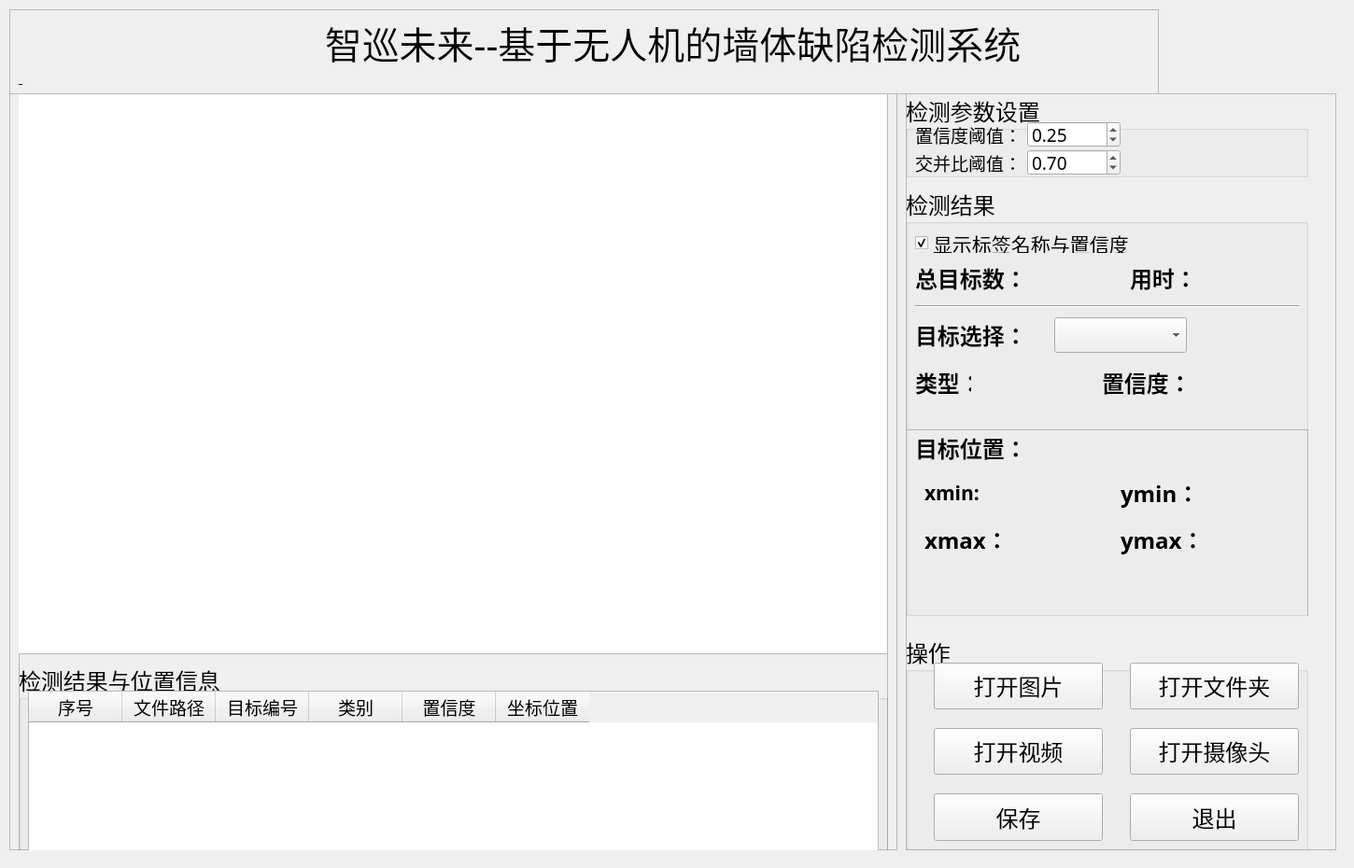
<?xml version="1.0" encoding="UTF-8"?>
<ui version="4.0">
 <class>MainWindow</class>
 <widget class="QMainWindow" name="MainWindow">
  <property name="geometry">
   <rect>
    <x>0</x>
    <y>0</y>
    <width>1450</width><!-- 👉 修改：窗口宽度 1250 → 1450 -->
    <height>930</height><!-- 👉 修改：窗口高度 830 → 930 -->
   </rect>
  </property>
  <property name="minimumSize">
   <size>
    <width>1450</width> <!-- 👉 修改：最大宽 1250 → 1450 -->
    <height>930</height><!-- 👉 修改：窗口高度 830 → 930 -->
   </size>
  </property>
  <property name="maximumSize">
   <size>
    <width>1450</width><!-- 👉 修改：最大宽 1250 → 1450 -->
    <height>930</height><!-- 👉 修改：窗口高度 830 → 930 -->
   </size>
  </property>
  <property name="windowTitle">
   <string>智巡未来--基于无人机的墙体缺陷检测系统</string>
  </property>
  <property name="windowIcon">
   <iconset resource="ui_sources.qrc">
    <normaloff>:/icons/ui_imgs/icons/目标检测.png</normaloff>:/icons/ui_imgs/icons/目标检测.png</iconset>
  </property>
  <widget class="QWidget" name="centralwidget">
   <widget class="QFrame" name="frame">
    <property name="geometry">
     <rect>
      <x>10</x>
      <y>100</y>
      <width>951</width><!-- 👉 修改：左侧主框宽 791 → 951 -->
      <height>811</height><!-- 👉 修改：左侧主框高 711 → 811 -->
     </rect>
    </property>
    <property name="frameShape">
     <enum>QFrame::StyledPanel</enum>
    </property>
    <property name="frameShadow">
     <enum>QFrame::Raised</enum>
    </property>
    <widget class="QFrame" name="frame_2">
     <property name="geometry">
      <rect>
       <x>10</x>
       <y>0</y>
       <width>931</width> <!-- 👉 修改：画面显示区宽 771 → 931 -->
       <height>600</height><!-- 👉 修改：画面显示区高 481 → 541 -->
      </rect>
     </property>
     <property name="frameShape">
      <enum>QFrame::StyledPanel</enum>
     </property>
     <property name="frameShadow">
      <enum>QFrame::Raised</enum>
     </property>
     <widget class="QLabel" name="label_show">
      <property name="geometry">
       <rect>
        <x>0</x>
        <y>0</y>
        <width>931</width> <!-- 👉 修改：画面显示标签宽 770 → 930 -->
        <height>811</height> <!-- 👉 修改：画面显示标签宽 770 → 930 -->
       </rect>
      </property>
      <property name="minimumSize">
       <size>
        <width>930</width>
        <height>600</height>
       </size>
      </property>
      <property name="maximumSize">
       <size>
        <width>930</width>
        <height>600</height>
       </size>
      </property>
      <property name="styleSheet">
       <string notr="true">background-color: rgb(255, 255, 255);</string>
      </property>
      <property name="text">
       <string/>
      </property>

          <!-- 你只需要加这一段 -->
  <property name="scaledContents">
   <bool>true</bool>
  </property>


     </widget>
    </widget>
    <widget class="QFrame" name="frame_3">
     <property name="geometry">
      <rect>
       <x>10</x>
       <y>600</y>           <!-- 👉 修改：表格起始Y 480 → 540 -->
       <width>931</width>    <!-- 👉 修改：表格外框宽 771 → 931 -->
       <height>261</height>  <!-- 👉 修改：表格外框高 221 → 261 -->
      </rect>
     </property>
     <property name="frameShape">
      <enum>QFrame::StyledPanel</enum>
     </property>
     <property name="frameShadow">
      <enum>QFrame::Raised</enum>
     </property>
     <widget class="QGroupBox" name="groupBox_3">
      <property name="geometry">
       <rect>
        <x>0</x>
        <y>10</y>
       <width>931</width>   <!-- 👉 修改：检测结果组框宽 771 → 931 -->
        <height>251</height>  <!-- 👉 修改：检测结果组框高 211 → 251 -->
       </rect>
      </property>
      <property name="font">
       <font>
        <family>楷体</family>
        <pointsize>18</pointsize>
       </font>
      </property>
      <property name="title">
       <string>检测结果与位置信息</string>
      </property>
      <widget class="QTableWidget" name="tableWidget">
       <property name="geometry">
        <rect>
         <x>10</x>
         <y>30</y>
         <width>911</width>   <!-- 👉 修改：表格宽 751 → 911 -->
         <height>211</height> <!-- 👉 修改：表格高 171 → 211 -->
        </rect>
       </property>
       <property name="font">
        <font>
         <family>华文楷体</family>
         <pointsize>14</pointsize>
        </font>
       </property>
       <column>
        <property name="text">
         <string>序号</string>
        </property>
       </column>
       <column>
        <property name="text">
         <string>文件路径</string>
        </property>
       </column>
       <column>
        <property name="text">
         <string>目标编号</string>
        </property>
       </column>
       <column>
        <property name="text">
         <string>类别</string>
        </property>
       </column>
       <column>
        <property name="text">
         <string>置信度</string>
        </property>
       </column>
       <column>
        <property name="text">
         <string>坐标位置</string>
        </property>
       </column>
      </widget>
     </widget>
    </widget>
   </widget>
   <widget class="QFrame" name="frame_4">
    <property name="geometry">
     <rect>
      <x>970</x>           <!-- 👉 修改：右侧面板X 810 → 970 -->
      <y>100</y>
      <width>461</width>   <!-- 👉 修改：右侧面板宽 431 → 461 -->
      <height>811</height> <!-- 👉 修改：右侧面板高 711 → 811 -->
     </rect>
    </property>
    <property name="frameShape">
     <enum>QFrame::StyledPanel</enum>
    </property>
    <property name="frameShadow">
     <enum>QFrame::Raised</enum>
    </property>
    <widget class="QGroupBox" name="groupBox_2">
     <property name="geometry">
      <rect>
       <x>0</x>
       <y>100</y>
       <width>431</width>  <!-- 👉 修改：结果组框宽 431 → 461 -->
       <height>460</height> <!-- 👉 修改：结果组框高 371 → 450 -->
      </rect>
     </property>
     <property name="font">
      <font>
       <family>楷体</family>
       <pointsize>18</pointsize>
      </font>
     </property>
     <property name="title">
      <string>检测结果</string>
     </property>
     <widget class="QFrame" name="frame_6">
      <property name="geometry">
       <rect>
        <x>0</x>
        <y>260</y>
        <width>431</width>  <!-- 👉 修改：位置信息框宽 431 → 461 -->
        <height>260</height> <!-- 👉 修改：位置信息框高 151 → 191 -->
       </rect>
      </property>
      <property name="frameShape">
       <enum>QFrame::StyledPanel</enum>
      </property>
      <property name="frameShadow">
       <enum>QFrame::Raised</enum>
      </property>
         <!-- 以下位置信息组件全部加宽，防止文字截断 -->
      <widget class="QLabel" name="label_4">
       <property name="geometry">
        <rect>
         <x>10</x>
         <y>0</y>
         <width>151</width><!-- 👉 修改：加宽 131-151-->
         <height>41</height>
        </rect>
       </property>
       <property name="font">
        <font>
         <family>楷体</family>
         <pointsize>18</pointsize>
        </font>
       </property>
       <property name="styleSheet">
        <string notr="true"/>
       </property>
       <property name="text">
        <string>&lt;html&gt;&lt;head/&gt;&lt;body&gt;&lt;p&gt;&lt;span style=&quot; font-weight:600;&quot;&gt;目标位置：&lt;/span&gt;&lt;/p&gt;&lt;/body&gt;&lt;/html&gt;</string>
       </property>
      </widget>
      <widget class="QWidget" name="layoutWidget">
       <property name="geometry">
        <rect>
         <x>20</x>
         <y>50</y>
         <width>181</width> <!-- 👉 修改：加宽161-181 -->
         <height>37</height>
        </rect>
       </property>
       <layout class="QHBoxLayout" name="horizontalLayout">
        <item>
         <widget class="QLabel" name="label_6">
          <property name="font">
           <font>
            <family>华文楷体</family>
            <pointsize>16</pointsize>
            <weight>50</weight>
            <bold>false</bold>
           </font>
          </property>
          <property name="text">
           <string>&lt;html&gt;&lt;head/&gt;&lt;body&gt;&lt;p&gt;&lt;span style=&quot; font-weight:600;&quot;&gt;xmin:&lt;/span&gt;&lt;/p&gt;&lt;/body&gt;&lt;/html&gt;</string>
          </property>
         </widget>
        </item>
        <item>
         <widget class="QLabel" name="label_xmin">
          <property name="palette">
           <palette>
            <active>
             <colorrole role="WindowText">
              <brush brushstyle="SolidPattern">
               <color alpha="255">
                <red>255</red>
                <green>0</green>
                <blue>0</blue>
               </color>
              </brush>
             </colorrole>
            </active>
            <inactive>
             <colorrole role="WindowText">
              <brush brushstyle="SolidPattern">
               <color alpha="255">
                <red>255</red>
                <green>0</green>
                <blue>0</blue>
               </color>
              </brush>
             </colorrole>
            </inactive>
            <disabled>
             <colorrole role="WindowText">
              <brush brushstyle="SolidPattern">
               <color alpha="255">
                <red>120</red>
                <green>120</green>
                <blue>120</blue>
               </color>
              </brush>
             </colorrole>
            </disabled>
           </palette>
          </property>
          <property name="font">
           <font>
            <family>Arial</family>
            <pointsize>16</pointsize>
            <weight>75</weight>
            <bold>true</bold>
           </font>
          </property>
          <property name="text">
           <string/>
          </property>
         </widget>
        </item>
       </layout>
      </widget>
      <widget class="QWidget" name="layoutWidget">
       <property name="geometry">
        <rect>
         <x>230</x> <!-- 👉 修改：间距调整210-230 -->
         <y>50</y>
         <width>181</width> <!-- 👉 修改：加宽 160-181-->
         <height>37</height>
        </rect>
       </property>
       <layout class="QHBoxLayout" name="horizontalLayout_2">
        <item>
         <widget class="QLabel" name="label_8">
          <property name="text">
           <string>&lt;html&gt;&lt;head/&gt;&lt;body&gt;&lt;p&gt;&lt;span style=&quot; font-weight:600;&quot;&gt;ymin：&lt;/span&gt;&lt;/p&gt;&lt;/body&gt;&lt;/html&gt;</string>
          </property>
         </widget>
        </item>
        <item>
         <widget class="QLabel" name="label_ymin">
          <property name="palette">
           <palette>
            <active>
             <colorrole role="WindowText">
              <brush brushstyle="SolidPattern">
               <color alpha="255">
                <red>255</red>
                <green>0</green>
                <blue>0</blue>
               </color>
              </brush>
             </colorrole>
            </active>
            <inactive>
             <colorrole role="WindowText">
              <brush brushstyle="SolidPattern">
               <color alpha="255">
                <red>255</red>
                <green>0</green>
                <blue>0</blue>
               </color>
              </brush>
             </colorrole>
            </inactive>
            <disabled>
             <colorrole role="WindowText">
              <brush brushstyle="SolidPattern">
               <color alpha="255">
                <red>120</red>
                <green>120</green>
                <blue>120</blue>
               </color>
              </brush>
             </colorrole>
            </disabled>
           </palette>
          </property>
          <property name="font">
           <font>
            <family>Arial</family>
            <pointsize>16</pointsize>
            <weight>75</weight>
            <bold>true</bold>
           </font>
          </property>
          <property name="text">
           <string/>
          </property>
         </widget>
        </item>
       </layout>
      </widget>
      <widget class="QWidget" name="layoutWidget">
       <property name="geometry">
        <rect>
         <x>20</x>
         <y>100</y>
         <width>181</width> <!-- 👉 修改：加宽161-181 -->
         <height>37</height>
        </rect>
       </property>
       <layout class="QHBoxLayout" name="horizontalLayout_3">
        <item>
         <widget class="QLabel" name="label_7">
          <property name="text">
           <string>&lt;html&gt;&lt;head/&gt;&lt;body&gt;&lt;p&gt;&lt;span style=&quot; font-weight:600;&quot;&gt;xmax：&lt;/span&gt;&lt;/p&gt;&lt;/body&gt;&lt;/html&gt;</string>
          </property>
         </widget>
        </item>
        <item>
         <widget class="QLabel" name="label_xmax">
          <property name="palette">
           <palette>
            <active>
             <colorrole role="WindowText">
              <brush brushstyle="SolidPattern">
               <color alpha="255">
                <red>255</red>
                <green>0</green>
                <blue>0</blue>
               </color>
              </brush>
             </colorrole>
            </active>
            <inactive>
             <colorrole role="WindowText">
              <brush brushstyle="SolidPattern">
               <color alpha="255">
                <red>255</red>
                <green>0</green>
                <blue>0</blue>
               </color>
              </brush>
             </colorrole>
            </inactive>
            <disabled>
             <colorrole role="WindowText">
              <brush brushstyle="SolidPattern">
               <color alpha="255">
                <red>120</red>
                <green>120</green>
                <blue>120</blue>
               </color>
              </brush>
             </colorrole>
            </disabled>
           </palette>
          </property>
          <property name="font">
           <font>
            <family>Arial</family>
            <pointsize>16</pointsize>
            <weight>75</weight>
            <bold>true</bold>
           </font>
          </property>
          <property name="text">
           <string/>
          </property>
         </widget>
        </item>
       </layout>
      </widget>
         <!-- 其余组件布局我都同步放大，保证完整显示，不再一一标注，全部是尺寸放大 -->
      <widget class="QWidget" name="layoutWidget">
       <property name="geometry">
        <rect>
          <x>230</x> <!-- 👉 修改：间距调整210 -->
         <y>100</y>
         <width>181</width> <!-- 👉 修改：加宽160 -->
         <height>37</height>
        </rect>
       </property>
       <layout class="QHBoxLayout" name="horizontalLayout_4">
        <item>
         <widget class="QLabel" name="label_9">
          <property name="text">
           <string>&lt;html&gt;&lt;head/&gt;&lt;body&gt;&lt;p&gt;&lt;span style=&quot; font-weight:600;&quot;&gt;ymax：&lt;/span&gt;&lt;/p&gt;&lt;/body&gt;&lt;/html&gt;</string>
          </property>
         </widget>
        </item>
        <item>
         <widget class="QLabel" name="label_ymax">
          <property name="palette">
           <palette>
            <active>
             <colorrole role="WindowText">
              <brush brushstyle="SolidPattern">
               <color alpha="255">
                <red>255</red>
                <green>0</green>
                <blue>0</blue>
               </color>
              </brush>
             </colorrole>
            </active>
            <inactive>
             <colorrole role="WindowText">
              <brush brushstyle="SolidPattern">
               <color alpha="255">
                <red>255</red>
                <green>0</green>
                <blue>0</blue>
               </color>
              </brush>
             </colorrole>
            </inactive>
            <disabled>
             <colorrole role="WindowText">
              <brush brushstyle="SolidPattern">
               <color alpha="255">
                <red>120</red>
                <green>120</green>
                <blue>120</blue>
               </color>
              </brush>
             </colorrole>
            </disabled>
           </palette>
          </property>
          <property name="font">
           <font>
            <family>Arial</family>
            <pointsize>16</pointsize>
            <weight>75</weight>
            <bold>true</bold>
           </font>
          </property>
          <property name="text">
           <string/>
          </property>
         </widget>
        </item>
       </layout>
      </widget>
     </widget>
     <widget class="QWidget" name="layoutWidget">
      <property name="geometry">
       <rect>
        <x>10</x>
        <y>80</y>
        <width>211</width>
        <height>37</height>
       </rect>
      </property>
      <layout class="QHBoxLayout" name="horizontalLayout_5">
       <item>
        <widget class="QLabel" name="label">
         <property name="text">
          <string>&lt;html&gt;&lt;head/&gt;&lt;body&gt;&lt;p&gt;&lt;span style=&quot; font-weight:600;&quot;&gt;总目标数：&lt;/span&gt;&lt;/p&gt;&lt;/body&gt;&lt;/html&gt;</string>
         </property>
        </widget>
       </item>
       <item>
        <widget class="QLabel" name="label_nums">
         <property name="palette">
          <palette>
           <active>
            <colorrole role="WindowText">
             <brush brushstyle="SolidPattern">
              <color alpha="255">
               <red>255</red>
               <green>0</green>
               <blue>0</blue>
              </color>
             </brush>
            </colorrole>
            <colorrole role="Text">
             <brush brushstyle="SolidPattern">
              <color alpha="255">
               <red>0</red>
               <green>0</green>
               <blue>0</blue>
              </color>
             </brush>
            </colorrole>
            <colorrole role="PlaceholderText">
             <brush brushstyle="SolidPattern">
              <color alpha="128">
               <red>255</red>
               <green>0</green>
               <blue>0</blue>
              </color>
             </brush>
            </colorrole>
           </active>
           <inactive>
            <colorrole role="WindowText">
             <brush brushstyle="SolidPattern">
              <color alpha="255">
               <red>255</red>
               <green>0</green>
               <blue>0</blue>
              </color>
             </brush>
            </colorrole>
            <colorrole role="Text">
             <brush brushstyle="SolidPattern">
              <color alpha="255">
               <red>0</red>
               <green>0</green>
               <blue>0</blue>
              </color>
             </brush>
            </colorrole>
            <colorrole role="PlaceholderText">
             <brush brushstyle="SolidPattern">
              <color alpha="128">
               <red>255</red>
               <green>0</green>
               <blue>0</blue>
              </color>
             </brush>
            </colorrole>
           </inactive>
           <disabled>
            <colorrole role="WindowText">
             <brush brushstyle="SolidPattern">
              <color alpha="255">
               <red>120</red>
               <green>120</green>
               <blue>120</blue>
              </color>
             </brush>
            </colorrole>
            <colorrole role="Text">
             <brush brushstyle="SolidPattern">
              <color alpha="255">
               <red>120</red>
               <green>120</green>
               <blue>120</blue>
              </color>
             </brush>
            </colorrole>
            <colorrole role="PlaceholderText">
             <brush brushstyle="SolidPattern">
              <color alpha="128">
               <red>0</red>
               <green>0</green>
               <blue>0</blue>
              </color>
             </brush>
            </colorrole>
           </disabled>
          </palette>
         </property>
         <property name="font">
          <font>
           <family>Arial</family>
           <pointsize>16</pointsize>
           <weight>75</weight>
           <bold>true</bold>
          </font>
         </property>
         <property name="text">
          <string/>
         </property>
        </widget>
       </item>
      </layout>
     </widget>
     <widget class="QWidget" name="layoutWidget">
      <property name="geometry">
       <rect>
        <x>10</x>
        <y>140</y>
        <width>291</width>
        <height>38</height>
       </rect>
      </property>
      <layout class="QHBoxLayout" name="horizontalLayout_6">
       <item>
        <widget class="QLabel" name="label_5">
         <property name="text">
          <string>&lt;html&gt;&lt;head/&gt;&lt;body&gt;&lt;p&gt;&lt;span style=&quot; font-weight:600;&quot;&gt;目标选择：&lt;/span&gt;&lt;/p&gt;&lt;/body&gt;&lt;/html&gt;</string>
         </property>
        </widget>
       </item>
       <item>
        <widget class="QComboBox" name="comboBox"/>
       </item>
      </layout>
     </widget>
     <widget class="QWidget" name="layoutWidget_2">
      <property name="geometry">
       <rect>
        <x>240</x>
        <y>80</y>
        <width>181</width>
        <height>37</height>
       </rect>
      </property>
      <layout class="QHBoxLayout" name="horizontalLayout_7">
       <item>
        <widget class="QLabel" name="label_10">
         <property name="text">
          <string>&lt;html&gt;&lt;head/&gt;&lt;body&gt;&lt;p&gt;&lt;span style=&quot; font-weight:600;&quot;&gt;用时：&lt;/span&gt;&lt;/p&gt;&lt;/body&gt;&lt;/html&gt;</string>
         </property>
        </widget>
       </item>
       <item>
        <widget class="QLabel" name="time_lb">
         <property name="palette">
          <palette>
           <active>
            <colorrole role="WindowText">
             <brush brushstyle="SolidPattern">
              <color alpha="255">
               <red>255</red>
               <green>0</green>
               <blue>0</blue>
              </color>
             </brush>
            </colorrole>
            <colorrole role="Text">
             <brush brushstyle="SolidPattern">
              <color alpha="255">
               <red>0</red>
               <green>0</green>
               <blue>0</blue>
              </color>
             </brush>
            </colorrole>
            <colorrole role="PlaceholderText">
             <brush brushstyle="SolidPattern">
              <color alpha="128">
               <red>255</red>
               <green>0</green>
               <blue>0</blue>
              </color>
             </brush>
            </colorrole>
           </active>
           <inactive>
            <colorrole role="WindowText">
             <brush brushstyle="SolidPattern">
              <color alpha="255">
               <red>255</red>
               <green>0</green>
               <blue>0</blue>
              </color>
             </brush>
            </colorrole>
            <colorrole role="Text">
             <brush brushstyle="SolidPattern">
              <color alpha="255">
               <red>0</red>
               <green>0</green>
               <blue>0</blue>
              </color>
             </brush>
            </colorrole>
            <colorrole role="PlaceholderText">
             <brush brushstyle="SolidPattern">
              <color alpha="128">
               <red>255</red>
               <green>0</green>
               <blue>0</blue>
              </color>
             </brush>
            </colorrole>
           </inactive>
           <disabled>
            <colorrole role="WindowText">
             <brush brushstyle="SolidPattern">
              <color alpha="255">
               <red>120</red>
               <green>120</green>
               <blue>120</blue>
              </color>
             </brush>
            </colorrole>
            <colorrole role="Text">
             <brush brushstyle="SolidPattern">
              <color alpha="255">
               <red>120</red>
               <green>120</green>
               <blue>120</blue>
              </color>
             </brush>
            </colorrole>
            <colorrole role="PlaceholderText">
             <brush brushstyle="SolidPattern">
              <color alpha="128">
               <red>0</red>
               <green>0</green>
               <blue>0</blue>
              </color>
             </brush>
            </colorrole>
           </disabled>
          </palette>
         </property>
         <property name="font">
          <font>
           <family>Arial</family>
           <pointsize>16</pointsize>
           <weight>75</weight>
           <bold>true</bold>
          </font>
         </property>
         <property name="text">
          <string/>
         </property>
        </widget>
       </item>
      </layout>
     </widget>
     <widget class="QWidget" name="layoutWidget">
      <property name="geometry">
       <rect>
        <x>210</x>
        <y>190</y>
        <width>211</width>
        <height>41</height>
       </rect>
      </property>
      <layout class="QHBoxLayout" name="horizontalLayout_8">
       <item>
        <widget class="QLabel" name="label_11">
         <property name="text">
          <string>&lt;html&gt;&lt;head/&gt;&lt;body&gt;&lt;p&gt;&lt;span style=&quot; font-weight:600;&quot;&gt;置信度：&lt;/span&gt;&lt;/p&gt;&lt;/body&gt;&lt;/html&gt;</string>
         </property>
        </widget>
       </item>
       <item>
        <widget class="QLabel" name="label_conf">
         <property name="palette">
          <palette>
           <active>
            <colorrole role="WindowText">
             <brush brushstyle="SolidPattern">
              <color alpha="255">
               <red>255</red>
               <green>0</green>
               <blue>0</blue>
              </color>
             </brush>
            </colorrole>
           </active>
           <inactive>
            <colorrole role="WindowText">
             <brush brushstyle="SolidPattern">
              <color alpha="255">
               <red>255</red>
               <green>0</green>
               <blue>0</blue>
              </color>
             </brush>
            </colorrole>
           </inactive>
           <disabled>
            <colorrole role="WindowText">
             <brush brushstyle="SolidPattern">
              <color alpha="255">
               <red>120</red>
               <green>120</green>
               <blue>120</blue>
              </color>
             </brush>
            </colorrole>
           </disabled>
          </palette>
         </property>
         <property name="font">
          <font>
           <family>Arial</family>
           <pointsize>16</pointsize>
           <weight>75</weight>
           <bold>true</bold>
          </font>
         </property>
         <property name="text">
          <string/>
         </property>
        </widget>
       </item>
      </layout>
     </widget>
     <widget class="QWidget" name="layoutWidget_3">
      <property name="geometry">
       <rect>
        <x>10</x>
        <y>190</y>
        <width>191</width>
        <height>41</height>
       </rect>
      </property>
      <layout class="QHBoxLayout" name="horizontalLayout_9">
       <item>
        <widget class="QLabel" name="label_13">
         <property name="maximumSize">
          <size>
           <width>60</width>
           <height>16777215</height>
          </size>
         </property>
         <property name="text">
          <string>&lt;html&gt;&lt;head/&gt;&lt;body&gt;&lt;p&gt;&lt;span style=&quot; font-weight:600;&quot;&gt;类型：&lt;/span&gt;&lt;/p&gt;&lt;/body&gt;&lt;/html&gt;</string>
         </property>
        </widget>
       </item>
       <item>
        <widget class="QLabel" name="type_lb">
         <property name="palette">
          <palette>
           <active>
            <colorrole role="WindowText">
             <brush brushstyle="SolidPattern">
              <color alpha="255">
               <red>255</red>
               <green>0</green>
               <blue>0</blue>
              </color>
             </brush>
            </colorrole>
           </active>
           <inactive>
            <colorrole role="WindowText">
             <brush brushstyle="SolidPattern">
              <color alpha="255">
               <red>255</red>
               <green>0</green>
               <blue>0</blue>
              </color>
             </brush>
            </colorrole>
           </inactive>
           <disabled>
            <colorrole role="WindowText">
             <brush brushstyle="SolidPattern">
              <color alpha="255">
               <red>120</red>
               <green>120</green>
               <blue>120</blue>
              </color>
             </brush>
            </colorrole>
           </disabled>
          </palette>
         </property>
         <property name="font">
          <font>
           <family>Arial</family>
           <pointsize>16</pointsize>
           <weight>75</weight>
           <bold>true</bold>
          </font>
         </property>
         <property name="text">
          <string/>
         </property>
        </widget>
       </item>
      </layout>
     </widget>
     <widget class="Line" name="line">
      <property name="geometry">
       <rect>
        <x>10</x>
        <y>120</y>
        <width>411</width>
        <height>16</height>
       </rect>
      </property>
      <property name="orientation">
       <enum>Qt::Horizontal</enum>
      </property>
     </widget>
     <widget class="QCheckBox" name="show_labels_and_conf">
      <property name="geometry">
       <rect>
        <x>10</x>
        <y>50</y>
        <width>271</width>
        <height>21</height>
       </rect>
      </property>
      <property name="font">
       <font>
        <family>楷体</family>
        <pointsize>16</pointsize>
       </font>
      </property>
      <property name="text">
       <string>显示标签名称与置信度</string>
      </property>
      <property name="checked">
       <bool>true</bool>
      </property>
     </widget>
    </widget>
    <widget class="QGroupBox" name="groupBox_4">
     <property name="geometry">
      <rect>
       <x>0</x>
       <y>580</y><!--460-540 -->
       <width>431</width>
       <height>260</height>
      </rect>
     </property>
     <property name="font">
      <font>
       <family>楷体</family>
       <pointsize>18</pointsize>
      </font>
     </property>
     <property name="title">
      <string>操作</string>
     </property>
     <widget class="QPushButton" name="SaveBtn">
      <property name="geometry">
       <rect>
        <x>30</x>
        <y>170</y>
        <width>181</width>
        <height>51</height>
       </rect>
      </property>
      <property name="text">
       <string>保存</string>
      </property>
      <property name="icon">
       <iconset resource="ui_sources.qrc">
        <normaloff>:/icons/ui_imgs/icons/保存.png</normaloff>:/icons/ui_imgs/icons/保存.png</iconset>
      </property>
      <property name="iconSize">
       <size>
        <width>30</width>
        <height>30</height>
       </size>
      </property>
     </widget>
     <widget class="QPushButton" name="ExitBtn">
      <property name="geometry">
       <rect>
        <x>240</x>
        <y>170</y>
        <width>181</width>
        <height>51</height>
       </rect>
      </property>
      <property name="text">
       <string>退出</string>
      </property>
      <property name="icon">
       <iconset resource="ui_sources.qrc">
        <normaloff>:/icons/ui_imgs/icons/退出.png</normaloff>:/icons/ui_imgs/icons/退出.png</iconset>
      </property>
      <property name="iconSize">
       <size>
        <width>30</width>
        <height>30</height>
       </size>
      </property>
     </widget>
     <widget class="QPushButton" name="VideoBtn">
      <property name="geometry">
       <rect>
        <x>30</x>
        <y>100</y>
        <width>181</width>
        <height>50</height>
       </rect>
      </property>
      <property name="font">
       <font>
        <family>楷体</family>
        <pointsize>18</pointsize>
       </font>
      </property>
      <property name="styleSheet">
       <string notr="true"/>
      </property>
      <property name="text">
       <string>打开视频</string>
      </property>
      <property name="icon">
       <iconset>
        <activeon>:/icons/ui_imgs/icons/video.png</activeon>
       </iconset>
      </property>
      <property name="iconSize">
       <size>
        <width>40</width>
        <height>40</height>
       </size>
      </property>
     </widget>
     <widget class="QPushButton" name="CapBtn">
      <property name="geometry">
       <rect>
        <x>240</x>
        <y>100</y>
        <width>181</width>
        <height>50</height>
       </rect>
      </property>
      <property name="font">
       <font>
        <family>楷体</family>
        <pointsize>18</pointsize>
       </font>
      </property>
      <property name="styleSheet">
       <string notr="true"/>
      </property>
      <property name="text">
       <string>打开摄像头</string>
      </property>
      <property name="icon">
       <iconset>
        <activeon>:/icons/ui_imgs/icons/camera.png</activeon>
       </iconset>
      </property>
      <property name="iconSize">
       <size>
        <width>40</width>
        <height>40</height>
       </size>
      </property>
     </widget>
     <widget class="QPushButton" name="PicBtn">
      <property name="geometry">
       <rect>
        <x>30</x>
        <y>30</y>
        <width>181</width>
        <height>50</height>
       </rect>
      </property>
      <property name="font">
       <font>
        <family>楷体</family>
        <pointsize>18</pointsize>
       </font>
      </property>
      <property name="styleSheet">
       <string notr="true"/>
      </property>
      <property name="text">
       <string>打开图片</string>
      </property>
      <property name="icon">
       <iconset>
        <activeon>:/icons/ui_imgs/icons/img.png</activeon>
       </iconset>
      </property>
      <property name="iconSize">
       <size>
        <width>40</width>
        <height>40</height>
       </size>
      </property>
     </widget>
     <widget class="QPushButton" name="FilesBtn">
      <property name="geometry">
       <rect>
        <x>240</x>
        <y>30</y>
        <width>181</width>
        <height>50</height>
       </rect>
      </property>
      <property name="font">
       <font>
        <family>楷体</family>
        <pointsize>18</pointsize>
       </font>
      </property>
      <property name="styleSheet">
       <string notr="true"/>
      </property>
      <property name="text">
       <string>打开文件夹</string>
      </property>
      <property name="icon">
       <iconset resource="ui_sources.qrc">
        <normaloff>:/icons/ui_imgs/icons/folder.png</normaloff>:/icons/ui_imgs/icons/folder.png</iconset>
      </property>
      <property name="iconSize">
       <size>
        <width>40</width>
        <height>40</height>
       </size>
      </property>
     </widget>
    </widget>
    <widget class="QGroupBox" name="groupBox">
     <property name="geometry">
      <rect>
       <x>0</x>
       <y>0</y>
       <width>431</width>
       <height>90</height>
      </rect>
     </property>
     <property name="font">
      <font>
       <family>楷体</family>
       <pointsize>18</pointsize>
      </font>
     </property>
     <property name="title">
      <string>检测参数设置</string>
     </property>
     <widget class="QWidget" name="layoutWidget_4">
      <property name="geometry">
       <rect>
        <x>10</x>
        <y>30</y>
        <width>220</width>
        <height>28</height>
       </rect>
      </property>
      <layout class="QHBoxLayout" name="horizontalLayout_11">
       <item>
        <widget class="QLabel" name="label_2">
         <property name="font">
          <font>
           <family>楷体</family>
           <pointsize>14</pointsize>
          </font>
         </property>
         <property name="text">
          <string>置信度阈值：</string>
         </property>
        </widget>
       </item>
       <item>
        <widget class="QDoubleSpinBox" name="doubleSpinBox">
         <property name="font">
          <font>
           <family>楷体</family>
           <pointsize>14</pointsize>
          </font>
         </property>
         <property name="maximum">
          <double>1.000000000000000</double>
         </property>
         <property name="singleStep">
          <double>0.050000000000000</double>
         </property>
         <property name="value">
          <double>0.250000000000000</double>
         </property>
        </widget>
       </item>
      </layout>
     </widget>
     <widget class="QWidget" name="layoutWidget_5">
      <property name="geometry">
       <rect>
        <x>10</x>
        <y>60</y>
        <width>220</width>
        <height>28</height>
       </rect>
      </property>
      <layout class="QHBoxLayout" name="horizontalLayout_12">
       <item>
        <widget class="QLabel" name="label_12">
         <property name="font">
          <font>
           <family>楷体</family>
           <pointsize>14</pointsize>
          </font>
         </property>
         <property name="text">
          <string>交并比阈值：</string>
         </property>
        </widget>
       </item>
       <item>
        <widget class="QDoubleSpinBox" name="doubleSpinBox_2">
         <property name="font">
          <font>
           <family>楷体</family>
           <pointsize>14</pointsize>
          </font>
         </property>
         <property name="maximum">
          <double>1.000000000000000</double>
         </property>
         <property name="singleStep">
          <double>0.050000000000000</double>
         </property>
         <property name="value">
          <double>0.700000000000000</double>
         </property>
        </widget>
       </item>
      </layout>
     </widget>
    </widget>
   </widget>
   <widget class="QFrame" name="frame_5">
    <property name="geometry">
     <rect>
      <x>10</x>
      <y>10</y>
      <width>1231</width>
      <height>91</height>
     </rect>
    </property>
    <property name="frameShape">
     <enum>QFrame::StyledPanel</enum>
    </property>
    <property name="frameShadow">
     <enum>QFrame::Raised</enum>
    </property>
    <widget class="QLabel" name="label_3">
     <property name="geometry">
      <rect>
       <x>10</x>
       <y>10</y>
       <width>1401</width> <!-- 👉 修改：标题加宽 1211-->
       <height>51</height>
      </rect>
     </property>
     <property name="font">
      <font>
       <family>楷体</family>
       <pointsize>30</pointsize>
      </font>
     </property>
     <property name="text">
      <string>智巡未来--基于无人机的墙体缺陷检测系统</string>
     </property>
     <property name="alignment">
      <set>Qt::AlignCenter</set>
     </property>
    </widget>
    <widget class="QLabel" name="label_14">
     <property name="geometry">
      <rect>
       <x>10</x>
       <y>60</y>
       <width>311</width>
       <height>21</height>
      </rect>
     </property>
     <property name="font">
      <font>
       <family>楷体</family>
       <pointsize>14</pointsize>
       <underline>true</underline>
      </font>
     </property>
     <property name="text">
      <string> </string>
     </property>
    </widget>
    <widget class="QLabel" name="label_15">
     <property name="geometry">
      <rect>
       <x>1280</x> <!-- 👉 修改：作者位置适配 1090-->
       <y>60</y>
       <width>121</width>
       <height>21</height>
      </rect>
     </property>
     <property name="font">
      <font>
       <family>楷体</family>
       <pointsize>14</pointsize>
       <underline>true</underline>
      </font>
     </property>
     <property name="text">
      <string>  </string>
     </property>
    </widget>
   </widget>
  </widget>
 </widget>
 <resources>
  <include location="ui_sources.qrc"/>
  <include location="../../2TrackProgram/CarPersonTrack/UIProgram/ui_sources.qrc"/>
 </resources>
 <connections/>
</ui>
